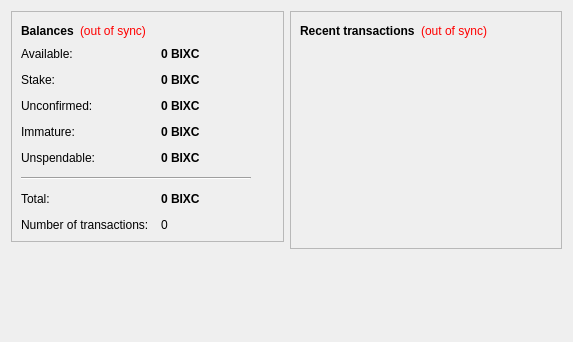
<?xml version="1.0" encoding="UTF-8"?>
<ui version="4.0">
 <class>OverviewPage</class>
 <widget class="QWidget" name="OverviewPage">
  <property name="geometry">
   <rect>
    <x>0</x>
    <y>0</y>
    <width>573</width>
    <height>342</height>
   </rect>
  </property>
  <property name="windowTitle">
   <string>Form</string>
  </property>
  <layout class="QHBoxLayout" name="horizontalLayout" stretch="1,1">
   <item>
    <layout class="QVBoxLayout" name="verticalLayout_2">
     <item>
      <widget class="QFrame" name="frame">
       <property name="frameShape">
        <enum>QFrame::StyledPanel</enum>
       </property>
       <property name="frameShadow">
        <enum>QFrame::Raised</enum>
       </property>
       <layout class="QVBoxLayout" name="verticalLayout_4">
        <item>
         <layout class="QHBoxLayout" name="horizontalLayout_4">
          <item>
           <widget class="QLabel" name="label_5">
            <property name="font">
             <font>
              <weight>75</weight>
              <bold>true</bold>
             </font>
            </property>
            <property name="text">
             <string>Balances</string>
            </property>
           </widget>
          </item>
          <item>
           <widget class="QLabel" name="labelWalletStatus">
            <property name="toolTip">
             <string>The displayed information may be out of date. Your wallet automatically synchronizes with the BixC network after a connection is established, but this process has not completed yet.</string>
            </property>
            <property name="styleSheet">
             <string notr="true">QLabel { color: red; }</string>
            </property>
            <property name="text">
             <string notr="true">(out of sync)</string>
            </property>
            <property name="alignment">
             <set>Qt::AlignLeading|Qt::AlignLeft|Qt::AlignVCenter</set>
            </property>
           </widget>
          </item>
          <item>
           <spacer name="horizontalSpacer_2">
            <property name="orientation">
             <enum>Qt::Horizontal</enum>
            </property>
            <property name="sizeHint" stdset="0">
             <size>
              <width>40</width>
              <height>20</height>
             </size>
            </property>
           </spacer>
          </item>
         </layout>
        </item>
        <item>
         <layout class="QFormLayout" name="formLayout_2">
          <property name="fieldGrowthPolicy">
           <enum>QFormLayout::AllNonFixedFieldsGrow</enum>
          </property>
          <property name="horizontalSpacing">
           <number>12</number>
          </property>
          <property name="verticalSpacing">
           <number>12</number>
          </property>
          <item row="0" column="0">
           <widget class="QLabel" name="labelAvailableText">
            <property name="toolTip">
             <string>Your current available balance</string>
            </property>
            <property name="text">
             <string>Available:</string>
            </property>
           </widget>
          </item>
          <item row="0" column="1">
           <widget class="QLabel" name="labelAvailable">
            <property name="font">
             <font>
              <weight>75</weight>
              <bold>true</bold>
             </font>
            </property>
            <property name="cursor">
             <cursorShape>IBeamCursor</cursorShape>
            </property>
            <property name="toolTip">
             <string>Your current available balance</string>
            </property>
            <property name="text">
             <string notr="true">0 BIXC</string>
            </property>
            <property name="alignment">
             <set>Qt::AlignLeading|Qt::AlignLeft|Qt::AlignVCenter</set>
            </property>
            <property name="textInteractionFlags">
             <set>Qt::LinksAccessibleByMouse|Qt::TextSelectableByKeyboard|Qt::TextSelectableByMouse</set>
            </property>
           </widget>
          </item>
          <item row="1" column="0">
           <widget class="QLabel" name="label_6">
            <property name="toolTip">
             <string>Total of coins that was staked, and do not yet count toward the current balance</string>
            </property>
            <property name="text">
             <string>Stake:</string>
            </property>
           </widget>
          </item>
          <item row="1" column="1">
           <widget class="QLabel" name="labelStake">
            <property name="font">
             <font>
              <weight>75</weight>
              <bold>true</bold>
             </font>
            </property>
            <property name="cursor">
             <cursorShape>IBeamCursor</cursorShape>
            </property>
            <property name="toolTip">
             <string>Total of coins that was staked, and do not yet count toward the current balance</string>
            </property>
            <property name="text">
             <string notr="true">0 BIXC</string>
            </property>
            <property name="alignment">
             <set>Qt::AlignLeading|Qt::AlignLeft|Qt::AlignVCenter</set>
            </property>
            <property name="textInteractionFlags">
             <set>Qt::LinksAccessibleByMouse|Qt::TextSelectableByKeyboard|Qt::TextSelectableByMouse</set>
            </property>
           </widget>
          </item>
          <item row="2" column="0">
           <widget class="QLabel" name="label_3">
            <property name="toolTip">
             <string>Total of transactions that have yet to be confirmed, and do not yet count toward the current balance</string>
            </property>
            <property name="text">
             <string>Unconfirmed:</string>
            </property>
           </widget>
          </item>
          <item row="2" column="1">
           <widget class="QLabel" name="labelUnconfirmed">
            <property name="font">
             <font>
              <weight>75</weight>
              <bold>true</bold>
             </font>
            </property>
            <property name="cursor">
             <cursorShape>IBeamCursor</cursorShape>
            </property>
            <property name="toolTip">
             <string>Total of transactions that have yet to be confirmed, and do not yet count toward the current balance</string>
            </property>
            <property name="text">
             <string notr="true">0 BIXC</string>
            </property>
            <property name="alignment">
             <set>Qt::AlignLeading|Qt::AlignLeft|Qt::AlignVCenter</set>
            </property>
            <property name="textInteractionFlags">
             <set>Qt::LinksAccessibleByMouse|Qt::TextSelectableByKeyboard|Qt::TextSelectableByMouse</set>
            </property>
           </widget>
          </item>
          <item row="3" column="0">
           <widget class="QLabel" name="labelImmatureText">
            <property name="toolTip">
             <string>Mined balance that has not yet matured</string>
            </property>
            <property name="text">
             <string>Immature:</string>
            </property>
           </widget>
          </item>
          <item row="3" column="1">
           <widget class="QLabel" name="labelImmature">
            <property name="font">
             <font>
              <weight>75</weight>
              <bold>true</bold>
             </font>
            </property>
            <property name="toolTip">
             <string>Mined balance that has not yet matured</string>
            </property>
            <property name="text">
             <string notr="true">0 BIXC</string>
            </property>
            <property name="alignment">
             <set>Qt::AlignLeading|Qt::AlignLeft|Qt::AlignVCenter</set>
            </property>
            <property name="textInteractionFlags">
             <set>Qt::LinksAccessibleByMouse|Qt::TextSelectableByKeyboard|Qt::TextSelectableByMouse</set>
            </property>
           </widget>
          </item>
          <item row="4" column="0">
           <widget class="QLabel" name="labelBalanceWatchOnlyText">
            <property name="toolTip">
             <string>Your unspendable balance</string>
            </property>
            <property name="text">
             <string>Unspendable:</string>
            </property>
           </widget>
          </item>
          <item row="4" column="1">
           <widget class="QLabel" name="labelBalanceWatchOnly">
            <property name="font">
             <font>
              <weight>75</weight>
              <bold>true</bold>
             </font>
            </property>
            <property name="cursor">
             <cursorShape>IBeamCursor</cursorShape>
            </property>
            <property name="toolTip">
             <string>Your unspendable balance</string>
            </property>
            <property name="text">
             <string notr="true">0 BIXC</string>
            </property>
            <property name="alignment">
             <set>Qt::AlignLeading|Qt::AlignLeft|Qt::AlignVCenter</set>
            </property>
            <property name="textInteractionFlags">
             <set>Qt::LinksAccessibleByMouse|Qt::TextSelectableByKeyboard|Qt::TextSelectableByMouse</set>
            </property>
           </widget>
          </item>
          <item row="5" column="0" colspan="2">
           <widget class="Line" name="line">
            <property name="maximumSize">
             <size>
              <width>230</width>
              <height>16777215</height>
             </size>
            </property>
            <property name="orientation">
             <enum>Qt::Horizontal</enum>
            </property>
           </widget>
          </item>
          <item row="6" column="0">
           <widget class="QLabel" name="labelTotalText">
            <property name="toolTip">
             <string>Your current total balance</string>
            </property>
            <property name="text">
             <string>Total:</string>
            </property>
           </widget>
          </item>
          <item row="6" column="1">
           <widget class="QLabel" name="labelTotal">
            <property name="font">
             <font>
              <weight>75</weight>
              <bold>true</bold>
             </font>
            </property>
            <property name="toolTip">
             <string>Your current total balance</string>
            </property>
            <property name="text">
             <string notr="true">0 BIXC</string>
            </property>
            <property name="alignment">
             <set>Qt::AlignLeading|Qt::AlignLeft|Qt::AlignVCenter</set>
            </property>
            <property name="textInteractionFlags">
             <set>Qt::LinksAccessibleByMouse|Qt::TextSelectableByKeyboard|Qt::TextSelectableByMouse</set>
            </property>
           </widget>
          </item>
          <item row="7" column="0">
           <widget class="QLabel" name="label_2">
            <property name="toolTip">
             <string>Total number of transactions in wallet</string>
            </property>
            <property name="text">
             <string>Number of transactions:</string>
            </property>
           </widget>
          </item>
          <item row="7" column="1">
           <widget class="QLabel" name="labelNumTransactions">
            <property name="toolTip">
             <string>Total number of transactions in wallet</string>
            </property>
            <property name="text">
             <string notr="true">0</string>
            </property>
           </widget>
          </item>
         </layout>
        </item>
       </layout>
      </widget>
     </item>
     <item>
      <spacer name="verticalSpacer">
       <property name="orientation">
        <enum>Qt::Vertical</enum>
       </property>
       <property name="sizeHint" stdset="0">
        <size>
         <width>20</width>
         <height>40</height>
        </size>
       </property>
      </spacer>
     </item>
    </layout>
   </item>
   <item>
    <layout class="QVBoxLayout" name="verticalLayout_3">
     <item>
      <widget class="QFrame" name="frame_2">
       <property name="frameShape">
        <enum>QFrame::StyledPanel</enum>
       </property>
       <property name="frameShadow">
        <enum>QFrame::Raised</enum>
       </property>
       <layout class="QVBoxLayout" name="verticalLayout">
        <item>
         <layout class="QHBoxLayout" name="horizontalLayout_2">
          <item>
           <widget class="QLabel" name="label_4">
            <property name="text">
             <string>&lt;b&gt;Recent transactions&lt;/b&gt;</string>
            </property>
           </widget>
          </item>
          <item>
           <widget class="QLabel" name="labelTransactionsStatus">
            <property name="toolTip">
             <string>The displayed information may be out of date. Your wallet automatically synchronizes with the BixC network after a connection is established, but this process has not completed yet.</string>
            </property>
            <property name="styleSheet">
             <string notr="true">QLabel { color: red; }</string>
            </property>
            <property name="text">
             <string notr="true">(out of sync)</string>
            </property>
            <property name="alignment">
             <set>Qt::AlignRight|Qt::AlignTrailing|Qt::AlignVCenter</set>
            </property>
           </widget>
          </item>
          <item>
           <spacer name="horizontalSpacer">
            <property name="orientation">
             <enum>Qt::Horizontal</enum>
            </property>
            <property name="sizeHint" stdset="0">
             <size>
              <width>40</width>
              <height>20</height>
             </size>
            </property>
           </spacer>
          </item>
         </layout>
        </item>
        <item>
         <widget class="QListView" name="listTransactions">
          <property name="styleSheet">
           <string notr="true">QListView { background: transparent; }</string>
          </property>
          <property name="frameShape">
           <enum>QFrame::NoFrame</enum>
          </property>
          <property name="verticalScrollBarPolicy">
           <enum>Qt::ScrollBarAlwaysOff</enum>
          </property>
          <property name="horizontalScrollBarPolicy">
           <enum>Qt::ScrollBarAlwaysOff</enum>
          </property>
          <property name="selectionMode">
           <enum>QAbstractItemView::NoSelection</enum>
          </property>
         </widget>
        </item>
       </layout>
      </widget>
     </item>
     <item>
      <spacer name="verticalSpacer_2">
       <property name="orientation">
        <enum>Qt::Vertical</enum>
       </property>
       <property name="sizeHint" stdset="0">
        <size>
         <width>20</width>
         <height>40</height>
        </size>
       </property>
      </spacer>
     </item>
    </layout>
   </item>
  </layout>
 </widget>
 <resources/>
 <connections/>
</ui>
